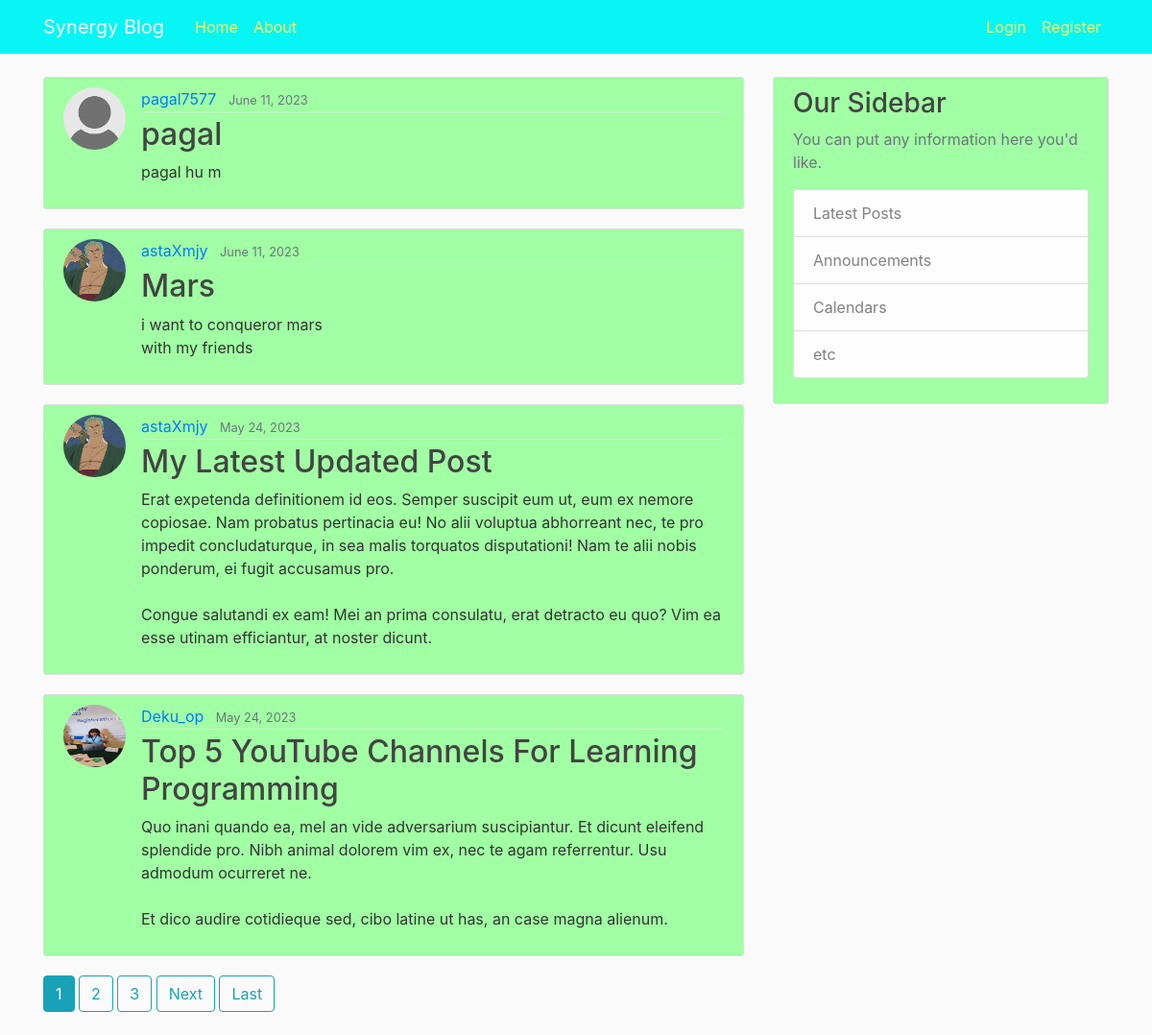
The page / on the database its author committed.
### blog/models.py (models this page shows, shortened)
class Post(models.Model):
	title=models.CharField(max_length=100)
	content= models.TextField()
	date_posted=models.DateTimeField(default=timezone.now)
	author=models.ForeignKey(User,on_delete=models.CASCADE)

### users/models.py (models this page shows, shortened)
class Profile(models.Model):
	user= models.OneToOneField(User, on_delete= models.CASCADE)
	image= models.ImageField(default='default.jpg', upload_to='profile_pics')

### blog/views.py (the view)
# urls.py: path('', PostListView.as_view(),name='blog-home'),
class PostListView(ListView):
	model=Post
	template_name='blog/Home.html'
	context_object_name='posts'
	ordering=['-date_posted']
	paginate_by=4

### blog/Templates/blog/Home.html (shortened to what this page needs)
    {% extends "blog/base.html" %}
    {% block content %}
       {% for post in posts %}
          <article class="media content-section">
            <img  class="rounded-circle article-img" src="{{post.author.profile.image.url}}">
  <div class="media-body">
    <div class="article-metadata">
      <a class="mr-2" href="{% url 'user-posts' post.author.username %}">{{ post.author }}</a>
      <small class="text-muted">{{ post.date_posted|date:"F d, Y" }}</small>
    </div>
    <h2><a class="article-title" href="{% url 'post-detail' post.id %}">{{ post.title }}</a></h2>
    <p class="article-content">{{ post.content }}</p>
  </div>
</article>
{% endfor %}
    {% if is_paginated %}
      {% for num in page_obj.paginator.page_range %}
        {% if page_obj.number == num %}
          <a class="btn btn-info mb-4" href="?page={{ num }}">{{ num }}</a>
        {% elif num > page_obj.number|add:'-3' and num < page_obj.number|add:'3' %}
          <a class="btn btn-outline-info mb-4" href="?page={{ num }}">{{ num }}</a>
        {% endif %}
      {% endfor %}
      {% if page_obj.has_next %}
        <a class="btn btn-outline-info mb-4" href="?page={{ page_obj.next_page_number }}">Next</a>
        <a class="btn btn-outline-info mb-4" href="?page={{ page_obj.paginator.num_pages }}">Last</a>
      {% endif %}
    {% endif %}
{% endblock content %}

### blog/Templates/blog/base.html (shortened to what this page needs)
{% load static %}
<!DOCTYPE html>
<html>
<head>
    <link rel="stylesheet" href="https://cdn.jsdelivr.net/npm/bootstrap@4.3.1/dist/css/bootstrap.min.css">
	<link rel="stylesheet" type="text/css" href="{% static 'blog/main.css' %}">
</head>
<body>
	<header class="site-header">
  <nav class="navbar navbar-expand-md navbar-dark bg-steel fixed-top">
    <div class="container">
      <a class="navbar-brand mr-4" href="{% url 'blog-home' %}">Synergy Blog</a>
      <div class="collapse navbar-collapse" id="navbarToggle">
        <div class="navbar-nav mr-auto">
          <a class="nav-item nav-link" href="{% url 'blog-home' %}">Home</a>
          <a class="nav-item nav-link" href="{% url 'blog-about' %}">About</a>
        </div>
        <div class="navbar-nav">
          {% if user.is_authenticated %}
               <a class="nav-item nav-link" href="{% url 'post-create' %}">New Post</a>
               <a class="nav-item nav-link" href="{% url 'profile' %}">Profile</a>
               <a class="nav-item nav-link" href="{% url 'logout' %}">Logout</a>
          {% else %}
          <a class="nav-item nav-link" href="{% url 'login' %}">Login</a>
          <a class="nav-item nav-link" href="{% url 'register' %}">Register</a>
          {% endif %}
        </div>
      </div>
    </div>
  </nav>
</header>
	<main role="main" class="container">
  <div class="row">
    <div class="col-md-8">
      {% block content %}{% endblock %}
    </div>
    <div class="col-md-4">
      <div class="content-section">
        <h3>Our Sidebar</h3>
        <p class='text-muted'>You can put any information here you'd like.
          <ul class="list-group">
            <li class="list-group-item list-group-item-light">Latest Posts</li>
            <li class="list-group-item list-group-item-light">Announcements</li>
            <li class="list-group-item list-group-item-light">Calendars</li>
            <li class="list-group-item list-group-item-light">etc</li>
          </ul>
        </p>
      </div>
    </div>
  </div>
</main>
</body>
</html>

### blog/static/blog/main.css (style rules this page uses)
body { background: #fafafa; color: #333333; margin-top: 5rem; }
h1, h2, h3, h4, h5, h6 { color: #444444; }
ul { margin: 0; }
.bg-steel { background-color: #07f5f5; }
.site-header .navbar-nav .nav-link { color: #ffff5e; }
.content-section { background: #a1ffa4; padding: 10px 20px; border: 1px solid #dddddd; border-radius: 3px; margin-bottom: 20px; }
.article-title { color: #444444; }
.article-content { white-space: pre-line; }
.article-img { height: 65px; width: 65px; margin-right: 16px; }
.article-metadata { padding-bottom: 1px; margin-bottom: 4px; border-bottom: 1px solid #e3e3e3 }

### rows shown on the page
Post: author.profile.image (placeholder picture), author "pagal7577", date_posted "June 11, 2023", title "pagal", content "pagal hu m"
Post: author.profile.image (picture), author "astaXmjy", date_posted "June 11, 2023", title "Mars", content "i want to conqueror mars with my friends"
Post: author.profile.image (picture), author "astaXmjy", date_posted "May 24, 2023", title "My Latest Updated Post", content "Erat expetenda definitionem id eos. Semper suscipit eum ut, eum ex nemore copiosae. Nam probatus pertinacia eu! No alii voluptua abhorreant nec, te pro impedit concludaturque, in sea malis torquatos disputationi! Nam te alii nobis ponderum, ei fugit accusamus pro. Congue salutandi ex eam! Mei an prima consulatu, erat detracto eu quo? Vim ea esse utinam efficiantur, at noster dicunt."
Post: author.profile.image (picture), author "Deku_op", date_posted "May 24, 2023", title "Top 5 YouTube Channels For Learning Programming", content "Quo inani quando ea, mel an vide adversarium suscipiantur. Et dicunt eleifend splendide pro. Nibh animal dolorem vim ex, nec te agam referrentur. Usu admodum ocurreret ne. Et dico audire cotidieque sed, cibo latine ut has, an case magna alienum."

### other values the page prints
{{ num }} "1"
{{ num }} "2" "3"
